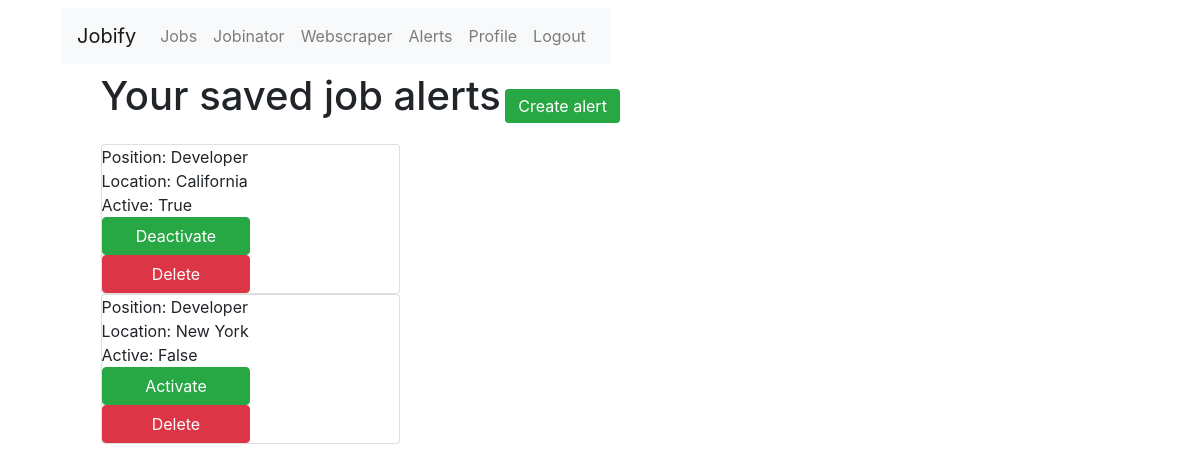
Screenshot of /jobinator/my-jobs (signed in) with the database file from the repository.
### jobinator/models.py (models this page shows, shortened)
class Jobinator(models.Model):
    position = models.CharField(max_length=250)
    location = models.CharField(max_length=250)
    active   = models.BooleanField(default=False)
    created_at = models.DateTimeField(default=timezone.now)
    class Meta:
        ordering = ['created_at']
    class Admin:
        pass

### jobinator/views.py (the view)
# urls.py: path('my-jobs', views.my_jobs, name="my_jobs"),
def my_jobs(request):
    jobs = Jobinator.objects.all()
    context = {
        'jobs': jobs
    }
    return render(request, 'jobinator/my_jobs.html', context)

### jobinator/templates/jobinator/my_jobs.html
{% extends "base.html" %}
{% block content %}
<h1 class="d-inline">Your saved job alerts</h1>
<a href="{% url 'jobinator:create_job' %}" class="btn btn-success d-inline">Create alert</a>
<br>
<br>
{% if jobs %}
{% for job in jobs %}
<div class="card" style="width: 30%">
  <span class="d-inline">Position: {{job.position}}</span>
  <span class="d-inline">Location: {{job.location}}</span>
  <span class="d-inline">Active: {{job.active}}</span>
  {% if job.active == False %}
  <a href="{% url 'jobinator:activate_job' job.id %}" class="btn btn-success d-inline"
  style="width: 50%">Activate</a>
  {% else %}
  <a href="{% url 'jobinator:deactivate_job' job.id %}" class="btn btn-success d-inline"
  style="width: 50%">Deactivate</a>
  {% endif %}
  <a href="{% url 'jobinator:delete_job' job.id %}" class="btn btn-danger d-inline"
  style="width: 50%">Delete</a>
</div>
{% endfor %}
{% else %}
<p>You have no saved job alerts. <a href="{% url 'jobinator:create_job' %}">Create one!</a></p>
{% endif %}
{% endblock %}

### rows the page displays
Jobinator: position "Developer", location "California", active "True", shows "Deactivate"
Jobinator: position "Developer", location "New York", active "False", shows "Activate"
